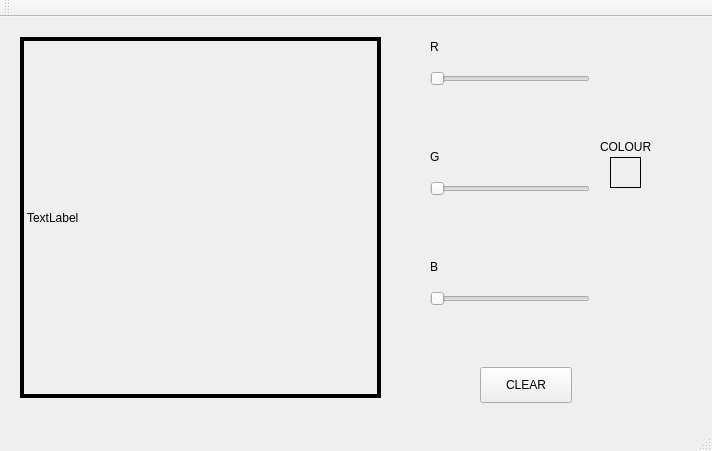
<?xml version="1.0" encoding="UTF-8"?>
<ui version="4.0">
 <class>MainWindow</class>
 <widget class="QMainWindow" name="MainWindow">
  <property name="geometry">
   <rect>
    <x>0</x>
    <y>0</y>
    <width>712</width>
    <height>451</height>
   </rect>
  </property>
  <property name="windowTitle">
   <string>MainWindow</string>
  </property>
  <widget class="QWidget" name="centralWidget">
   <widget class="QLabel" name="label">
    <property name="geometry">
     <rect>
      <x>20</x>
      <y>20</y>
      <width>361</width>
      <height>361</height>
     </rect>
    </property>
    <property name="frameShape">
     <enum>QFrame::Box</enum>
    </property>
    <property name="lineWidth">
     <number>4</number>
    </property>
    <property name="midLineWidth">
     <number>-12</number>
    </property>
    <property name="text">
     <string>TextLabel</string>
    </property>
   </widget>
   <widget class="QLabel" name="label_2">
    <property name="geometry">
     <rect>
      <x>430</x>
      <y>20</y>
      <width>63</width>
      <height>20</height>
     </rect>
    </property>
    <property name="text">
     <string>R</string>
    </property>
   </widget>
   <widget class="QLabel" name="label_3">
    <property name="geometry">
     <rect>
      <x>430</x>
      <y>130</y>
      <width>63</width>
      <height>20</height>
     </rect>
    </property>
    <property name="text">
     <string>G</string>
    </property>
   </widget>
   <widget class="QLabel" name="label_4">
    <property name="geometry">
     <rect>
      <x>430</x>
      <y>240</y>
      <width>63</width>
      <height>20</height>
     </rect>
    </property>
    <property name="text">
     <string>B</string>
    </property>
   </widget>
   <widget class="QSlider" name="horizontalSlider">
    <property name="geometry">
     <rect>
      <x>430</x>
      <y>50</y>
      <width>160</width>
      <height>24</height>
     </rect>
    </property>
    <property name="orientation">
     <enum>Qt::Horizontal</enum>
    </property>
   </widget>
   <widget class="QSlider" name="horizontalSlider_2">
    <property name="geometry">
     <rect>
      <x>430</x>
      <y>160</y>
      <width>160</width>
      <height>24</height>
     </rect>
    </property>
    <property name="orientation">
     <enum>Qt::Horizontal</enum>
    </property>
   </widget>
   <widget class="QSlider" name="horizontalSlider_3">
    <property name="geometry">
     <rect>
      <x>430</x>
      <y>270</y>
      <width>160</width>
      <height>24</height>
     </rect>
    </property>
    <property name="orientation">
     <enum>Qt::Horizontal</enum>
    </property>
   </widget>
   <widget class="QLabel" name="label_5">
    <property name="geometry">
     <rect>
      <x>610</x>
      <y>140</y>
      <width>31</width>
      <height>31</height>
     </rect>
    </property>
    <property name="frameShape">
     <enum>QFrame::Box</enum>
    </property>
    <property name="text">
     <string/>
    </property>
   </widget>
   <widget class="QLabel" name="label_6">
    <property name="geometry">
     <rect>
      <x>600</x>
      <y>120</y>
      <width>63</width>
      <height>20</height>
     </rect>
    </property>
    <property name="text">
     <string>COLOUR</string>
    </property>
   </widget>
   <widget class="QPushButton" name="pushButton">
    <property name="geometry">
     <rect>
      <x>480</x>
      <y>350</y>
      <width>92</width>
      <height>36</height>
     </rect>
    </property>
    <property name="text">
     <string>CLEAR</string>
    </property>
   </widget>
  </widget>
  <widget class="QMenuBar" name="menuBar">
   <property name="geometry">
    <rect>
     <x>0</x>
     <y>0</y>
     <width>712</width>
     <height>28</height>
    </rect>
   </property>
  </widget>
  <widget class="QToolBar" name="mainToolBar">
   <attribute name="toolBarArea">
    <enum>TopToolBarArea</enum>
   </attribute>
   <attribute name="toolBarBreak">
    <bool>false</bool>
   </attribute>
  </widget>
  <widget class="QStatusBar" name="statusBar"/>
 </widget>
 <layoutdefault spacing="6" margin="11"/>
 <resources/>
 <connections/>
</ui>
